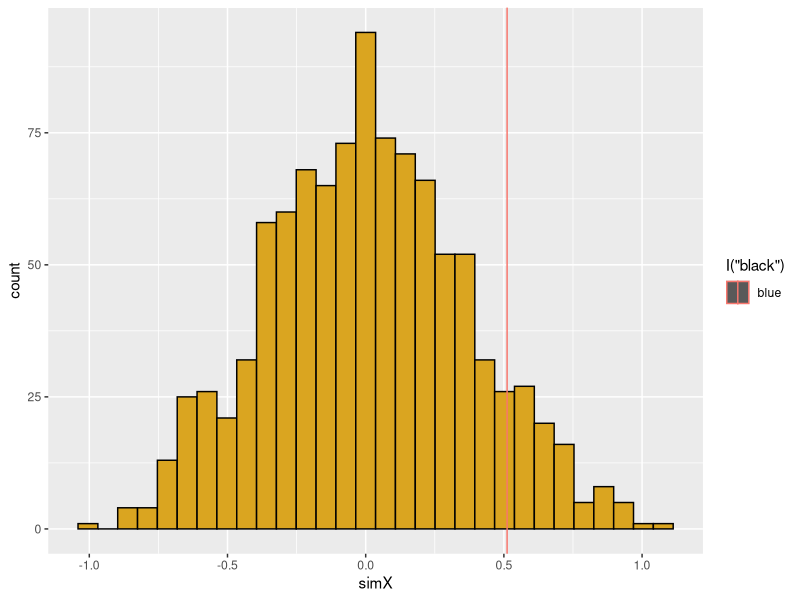

Write the R code that produced this figure.
# --------------------------------
# Randomization Tests
# 26 Apr 2020
# AEH
# --------------------------------
#

#statistical p is the probability of obtaining the observed results (or something more extreme), if the null hypotehsis were true p(data|H0)
# null hypothesis is usually a hypothesis of "no effect" 
# variation is caused by measured error or other unspecifiec (and less important) sources of variation 

# two advantages of randomization tests
#realxes the  assumptions of standard parametric tests (normality, balanced sample sizes, common variance)

#give a move intuitive understanding of statistical probaboility 

# Steps in reandomization test --------------------------------

# 1. Define a metric X as a single number to represent a pattern
# 2. Calculate x(obs) which is th metric for the empirical (=observed) data that we start with. 
# 3. Randomize or reshuffle the data. Randomize in a way that would uncouple the association between observed data and their assigment to treatment groups. Ideally, the randomization only affects the pattern of treatment effects in the data. Other aspects of the data such as sample sizes are preserved in the randomization The purpose is to simulate the null hypothesis
# 4. For this single randomization, calculate x(sim) 

# note: in the if the null hypothesis is false x(obs) is very different from x(sim). Looks like x obs could not be found very often with xsim being true 
#5. repeat steps 3 and 4 many times (typically n=1000)

# This will let us visualize as a hustogram the distribution of X(sim); distribution of x values when the null hypothesis is true. 

#6. Estimate the tail probabiliy of the observed metric ( or something more extreme) given the null distibution (p(X(obs)|H0))

# Preliminaries  --------------------------------
library(ggplot2)
library(TeachingDemos)
set.seed(100) #when you run the script multiple times you'll get the same values
char2seed("pie overload")
char2seed("pie overload", set=FALSE)
Sys.time()
as.numeric(Sys.time())
my_seed <- as.numeric(Sys.time())
set.seed(my_seed) #setting seed and tracking the value to recreate output
char2seed("pie overload") #but this is ultimately what my seed is for the day

#create treatment groups 
trt_group <- c(rep("Control",4),rep("Treatment",5))
print(trt_group)

#create response variable for imaginary data set
z <- c(runif(4) +1, runif(5) + 10) #becomes a vectorized operation 
print(z)

# combine vectors into a data frame
df <- data.frame(trt=trt_group, res=z) #makes a dataframe with treatment and response. 
print(df) #very small values for the control and large for the treatment suggesting that our results are very significant 

# look at means in the two groups 
obs <- tapply(df$res, df$trt,mean) #variable that we are operating on , grouping variable, and name of function to be applied to the data that are subsetted by each group 
print(obs)

# create a simulated data set
#set up a new dataframe based on the old one
df_sim <- df 
df_sim$res <- sample(df_sim$res) #sample function reorders the values not changing anything but their position in the ordering 
print(df_sim)
# now the results dont look signicant 
# so lets look at the means between the two groups of randomized data to check 
sim <- tapply(df_sim$res, df_sim$trt, mean)
print(sim)
#non randomized data have a stronger treatment effect 

# build functions  --------------------------------
# --------------------------------
# FUNCTION read_data
# description: read in (or generate) data
# inputs: file name(or nothing, as in this demo)
# outputs: 3 column data frame of observed data (ID, x, y)
###################################
read_data <- function(z=NULL) {
  if(is.null(z)){
    x_obs <- 1:20
    y_obs <- x_obs + 10*rnorm(20)
    df <- data.frame(ID=seq_along(x_obs),
                     x_obs,
                     y_obs)}
  # df <- read.table(file=z, 
  #                header=TRUE,
  #               stringsAsFactors = FALSE)

return(df)

} # end of read_data
# --------------------------------
#read_data()

# --------------------------------
# FUNCTION get_metric
# description: calculate metric for randomization test    
# inputs: two column data frame for regression  
# outputs: regression slope 
###################################
get_metric <- function(z=NULL) {
  if(is.null(z)){
      x_obs <- 1:20
      y_obs <- x_obs + 10*rnorm(20)
      z <- data.frame(ID=seq_along(x_obs),
                      x_obs, 
                      y_obs)}
  . <- lm(z[,3]~z[,2])
  . <- summary(.)
  . <- .$coefficients[2,1]
  slope <- .
return(slope)

} # end of get_metric
# --------------------------------
#get_metric()

# --------------------------------
# FUNCTION shuffle_data
# description: randomize data for a regression analysis 
# inputs: 3 column data frame (ID, xvar, yvar)
# outputs: 3 column data frame (ID, xvar, yvar)
###################################
shuffle_data <- function(z=NULL) {
  if(is.null(z)){
    x_obs <- 1:20
    y_obs <- x_obs + 10*rnorm(20)
    z <- data.frame(ID=seq_along(x_obs),x_obs,y_obs)} # set up data frame                 
  z[,3] <- sample(z[,3]) # use sample function with defaults to reshuffle column
  
  return(z)
} # end of shuffle_data
# --------------------------------
shuffle_data()

# --------------------------------
# FUNCTION get_pval
# description: calculate o value from simulation 
# inputs: list of observed metrix and vactor of simulated metrics
# outputs: lower and upper tail probability value
###################################
get_pval <- function(z=NULL) {
  if(is.null(z)){
    z <- list(rnorm(1), rnorm(1000)) }
    p_lower <- mean(z[[2]] <= z[[1]]) #second list item in z use double brackets to pull value out of a list, single bracket gives a list item that you can't opperate on 
    p_upper <- mean(z[[2]]>=z[[1]])
  

return(c(pL=p_lower,pU=p_upper))

} # end of get_pval
# --------------------------------
get_pval()

# --------------------------------
## function: plot_ran_test  
# create ggplot of histogram of simulated values
# input: list of observed metric and vector of simulated metrics
# output: saved ggplot graph
#------------------------------------------------- 
plot_ran_test <- function(z=NULL) {
  if(is.null(z)){
    z <- list(rnorm(1),rnorm(1000)) }
  dF <- data.frame(ID=seq_along(z[[2]]),simX=z[[2]])
  p1 <- ggplot(data=dF,mapping=aes(x=simX))
  p1 + geom_histogram(mapping=aes(fill=I("goldenrod"),color=I("black"))) +
    geom_vline(aes(xintercept=z[[1]],col="blue")) 
  
}
#plot_ran_test()


n_sim <- 1000 # number of simulated data sets to construct
x_sim <- rep(NA,n_sim) #set up umpty vector for simulated slope values  
df <- read_data() # get (fake) data
x_obs <- get_metric(df) # get slope of observed data

for (i in seq_len(n_sim)) {
  x_sim[i] <- get_metric(shuffle_data(df)) #pull out metric alue from shuffled data set and store it in the empty vector 
}

slopes <- list(x_obs,x_sim) 
get_pval(slopes)
plot_ran_test(slopes) # list containing observed and simulated distribution 
# on the x axis we have the 1000 values of slopes from individual runs. The blue line is the observed slope which splits into the upper tail (which is quite small) and the simulated distribution in the lower tail 
# each run will yield different simulation results 
